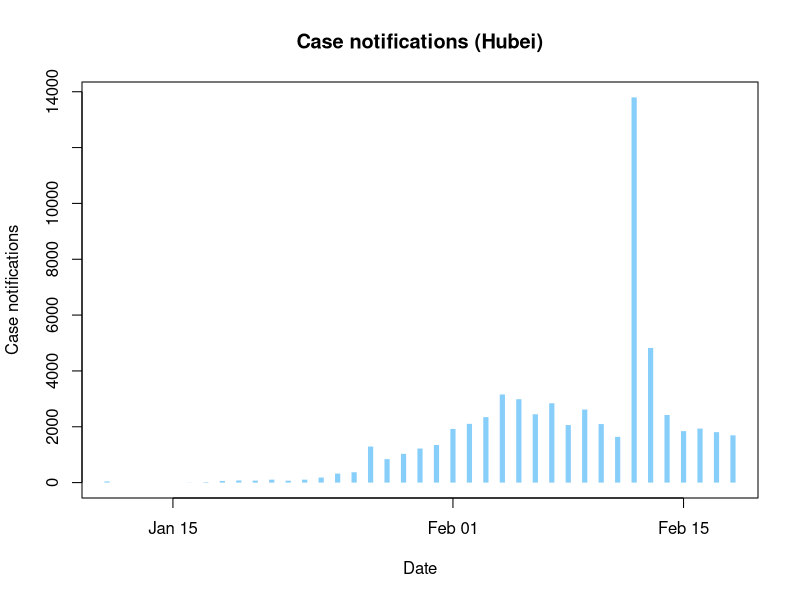
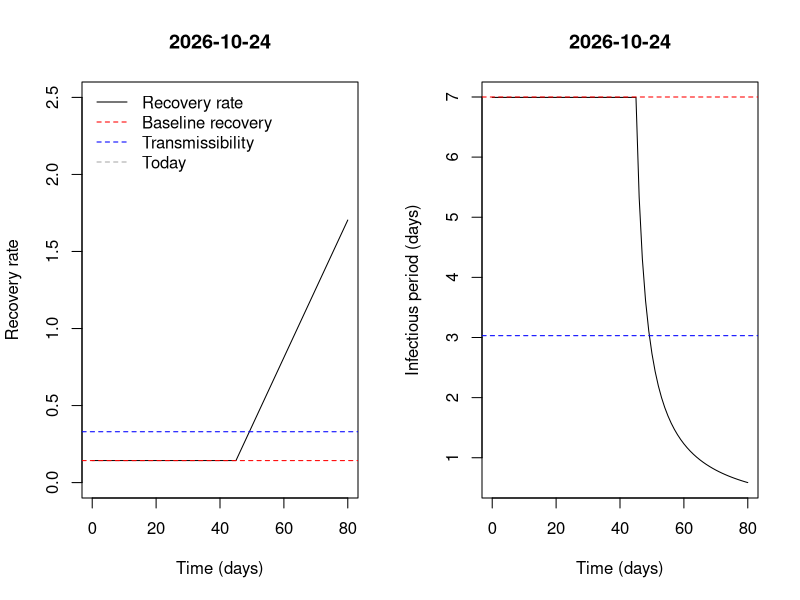
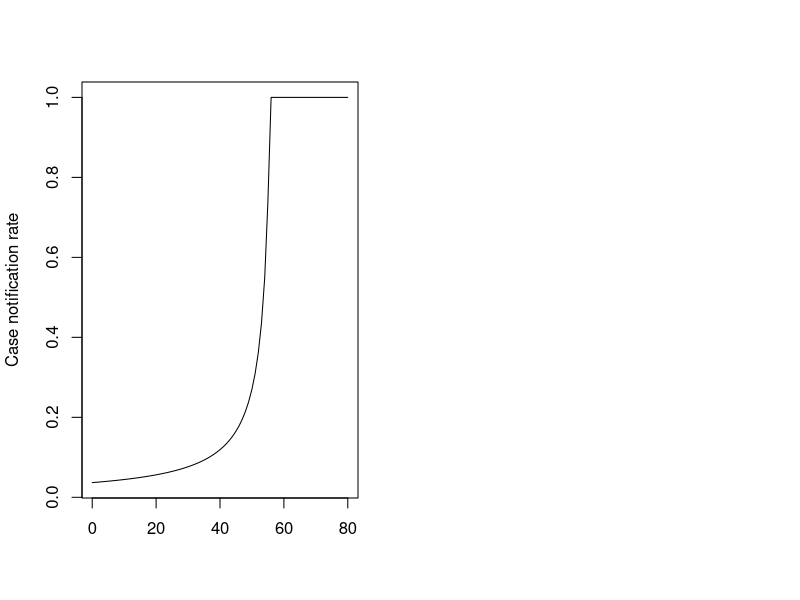

These charts were generated, in order, by the following R code: (Note: a time limit stopped this script after it produced the figures.)
## ---- chunk 1
knitr::opts_chunk$set(echo = TRUE, cache=TRUE)
## ---- chunk 2
today <- Sys.Date()
start <- as.Date('12/01/2019',format='%m/%d/%Y')
today.day <- today - start + 1
#data <- read.csv('china-province-data - cases.csv')
data <- read.csv('china-province-data - wikipedia-cases.csv')
  data[,1] <- as.Date(as.character(data[,1]), format='%m-%d-%Y')
  names(data)[1] <- 'date'


data.province <- data #head(data,-3)
#data.province$date <- as.Date(data.province$Date, format='%m-%d-%Y')
data.province[is.na(data.province)] <- 0
#data.province$total <- rowSums(data.province[,3:35])
data.province$total <- rowSums(data.province[,c(2:32)])
data.province$day <- data.province$date - start + 1  # Day 1 is given by "start"
data.province$cum.cases <- cumsum(data.province$total)

plot(data.province$date, data.province$Hubei, type='h', lwd=5, col='lightskyblue',
     lend='butt', xlab='Date', ylab='Case notifications', main='Case notifications (Hubei)')
## ---- chunk 3
onestep <- function (x, params) {  #function to calculate one step of stochastic SIR
  
  S <- x[2]                            #local variable for susceptibles
  
  E1 <- x[3]                           #exposed classes
  E2 <- x[4]
  E3 <- x[5]
  E4 <- x[6]
  E5 <- x[7]
  E6 <- x[8]
  
  I1 <- x[9]                           #detected infectious classes
  I2 <- x[10]
  I3 <- x[11]
  I4 <- x[12]
  
  Iu1 <- x[13]                           #undetected infectious classes
  Iu2 <- x[14]
  Iu3 <- x[15]
  Iu4 <- x[16]
  
  I.detected <-I1+I2+I3+I4
  I.undetected <- Iu1+Iu2+Iu3+Iu4
  I <- I1+I2+I3+I4+Iu1+Iu2+Iu3+Iu4     #total infections
  
  H <- x[17]                           #local variable for hospitalized
  Ru <- x[18]                          #local variable for undetected recovereds
  
  C <- x[19]    # local variable for notifications
 
  N <- S+E1+E2+E3+E4+E5+E6+I1+I2+I3+I4+Iu1+Iu2+Iu3+Iu4+H+Ru          # total size of population
  
  t <- x[20]                          #get current time
  
  
  with(                                #use with to simplify code
       as.list(params), 
       {
         gammai <- 4*gamma(z=z, b=b, a0=a0, t=as.numeric(t))  # multiplier 4 for pseudo stages
         sigmai <- 6*sigma  # multiplier 6 for pseudo stages
         etat <- eta(t)
        # betat <- beta(beta0, t)

         rates <- as.numeric(c(beta0*I.detected/N+beta0*c*I.undetected/N,                           # movements out of S
                    sigmai, sigmai, sigmai, sigmai, sigmai, sigmai,   # movements out of E
                    gammai, gammai, gammai, gammai,                   # movements out of I (detected)
                    b, b, b, b,                                       # movements out of I (undetected)
                    etat))

         states0 <- x[2:(length(x)-1)]
         
         # transition probabilities
         
         p <- matrix(0, nrow=length(rates),ncol=length(states0))                                     # matrix to hold transitions probs
                
         p[1,]  <- c(exp(-rates[1]*dt),1-exp(-rates[1]*dt), 0, 0, 0, 0, 0, 0, 0, 0, 0, 0, 0, 0, 0, 0, 0, 0)   # S-> E
         
         p[2,]  <- c(0, exp(-rates[2]*dt), 1-exp(-rates[2]*dt), 0, 0, 0, 0, 0, 0, 0, 0, 0, 0, 0, 0, 0, 0, 0)    # Transitions out of E
         p[3,]  <- c(0, 0, exp(-rates[3]*dt), 1-exp(-rates[3]*dt), 0, 0, 0, 0, 0, 0, 0, 0, 0, 0, 0, 0, 0, 0)    # Transitions out of E
         p[4,]  <- c(0, 0, 0, exp(-rates[4]*dt), 1-exp(-rates[4]*dt), 0, 0, 0, 0, 0, 0, 0, 0, 0, 0, 0, 0, 0)    # Transitions out of E
         p[5,]  <- c(0, 0, 0, 0, exp(-rates[5]*dt), 1-exp(-rates[5]*dt), 0, 0, 0, 0, 0, 0, 0, 0, 0, 0, 0, 0)    # Transitions out of E
         p[6,]  <- c(0, 0, 0, 0, 0, exp(-rates[6]*dt), 1-exp(-rates[6]*dt), 0, 0, 0, 0, 0, 0, 0, 0, 0, 0, 0)    # Transitions out of E
         p[7,]  <- c(0, 0, 0, 0, 0, 0, exp(-rates[7]*dt), (1-exp(-rates[7]*dt))*q(t,w), 0, 0, 0, (1-exp(-rates[7]*dt))*(1-q(t,w)), 0, 0, 0, 0, 0, 0)    # Transitions out of E
         
         p[8,]  <- c(0, 0, 0, 0, 0, 0, 0, exp(-rates[8]*dt), 1-exp(-rates[8]*dt), 0, 0, 0, 0, 0, 0, 0, 0, 0)    # Transitions out of I (detected)
         p[9,]  <- c(0, 0, 0, 0, 0, 0, 0, 0, exp(-rates[9]*dt), 1-exp(-rates[9]*dt), 0, 0, 0, 0, 0, 0, 0, 0)    # Transitions out of I
         p[10,] <- c(0, 0, 0, 0, 0, 0, 0, 0, 0, exp(-rates[10]*dt), 1-exp(-rates[10]*dt), 0, 0, 0, 0, 0, 0, 0)  # Transitions out of I
         p[11,] <- c(0, 0, 0, 0, 0, 0, 0, 0, 0, 0, exp(-rates[11]*dt), 0, 0, 0, 0, 1-exp(-rates[11]*dt), 0, 0)  # Transitions out of I -> H
         
         p[12,]  <- c(0, 0, 0, 0, 0, 0, 0, 0, 0, 0, 0,  exp(-rates[12]*dt), 1-exp(-rates[12]*dt), 0, 0, 0, 0, 0)    # Transitions out of I (undetected)
         p[13,]  <- c(0, 0, 0, 0, 0, 0, 0, 0, 0, 0, 0, 0,  exp(-rates[13]*dt), 1-exp(-rates[13]*dt), 0, 0, 0, 0)    # Transitions out of I
         p[14,] <- c(0, 0, 0, 0, 0, 0, 0, 0, 0, 0, 0, 0, 0,  exp(-rates[14]*dt), 1-exp(-rates[14]*dt), 0, 0, 0)  # Transitions out of I
         p[15,] <- c(0, 0, 0, 0, 0, 0, 0, 0, 0, 0, 0, 0, 0, 0,  exp(-rates[15]*dt), 0, 1-exp(-rates[15]*dt), 0)  # Transitions out of I -> R_u

          
         p[16,] <- c(0, 0, 0, 0, 0, 0, 0, 0, 0, 0, 0, 0, 0, 0, 0, exp(-rates[16]*dt), 0, 1-exp(-rates[16]*dt))  # Transitions R_d -> to C (notification)

         # update states
         
         states1 <- matrix(0, nrow=length(rates),ncol=length(states0))                                # matrix to hold future states

         for(i in 1:length(rates)){
           states1[i,] <- t(rmultinom(1, states0[i], p[i,])) 
         }
         
         states1 <- colSums(states1)
         states1[17] <- states1[17]+Ru  #add formerly Recovered undetected cases
         states1[18] <- states1[18]+C  #add formerly notified cases
         
         return(x <- c(dt, states1, tail(x,1)+dt))
       }
       )
}
## ---- chunk 4
model <- function (x, params, nstep) {  #function to simulate stochastic SIR
  output <- array(dim=c(nstep+1,length(x)))         #set up array to store results
  colnames(output) <- c("time","S",
                        "E1", "E2", "E3", "E4", "E5", "E6",
                        "I1", "I2", "I3", "I4", "Iu1", "Iu2", "Iu3", "Iu4",
                        "H", "Ru", "C", "cum.time") #name variables
  output[1,] <- x                           #first record of output is initial condition
  for (k in 1:nstep) {                      #iterate for nstep steps
    output[k+1,] <- x <- as.numeric(onestep(x,params))
  }
  output                                    #return output
}
## ---- chunk 5
evaluate.model <- function(params=list(beta0=0.657, sigma=1/6.4, z=45, b=0.143, a0=0.0446, w=40, c=1,  dt=0.05),
                                       init = list(S=59002000, E1=0, E2=0, E3=0, E4=0, E5=6, E6=0,
                                                   I1 = 1, I2= 0, I3=0, I4=0, Iu1=0, Iu2=0, Iu3=0, Iu4=0,
                                                   H=0, Ru=0, C=0),
                           nsims=2, nstep=NULL, start=as.Date("2019-12-01"),today=Sys.Date()){
  
  #popn size of Wuhan 11081000
  #popn size of Hubei 59002000
  if(is.null(nstep)) nstep <- (as.numeric(today-start)+1+14)/params$dt #run simulation from start to current time plus two weeks

  xstart <- c(time=0, unlist(init), cum.time = 0) #initial conditions

  data <- vector(mode='list',length=nsims) #initialize list to store the output

  for (k in 1:nsims) {              #simulate nsims times
    data[[k]] <- as.data.frame(model(xstart,params,nstep))
    data[[k]]$cum.time <- cumsum(data[[k]]$time)
    
  }

  return(data)
}
## ---- chunk 6
plot.model <- function(data, log='y'){
  
  # process data
  nsims <- length(data)
 
  for(i in 1:nsims) data[[i]]$I <- data[[i]]$I1 + data[[i]]$I2 + data[[i]]$I3 +
      data[[i]]$I4
  for(i in 1:nsims) data[[i]]$Iu <- data[[i]]$Iu1 + data[[i]]$Iu2 + data[[i]]$Iu3 +
      data[[i]]$Iu4
  for(i in 1:nsims) data[[i]]$E <- data[[i]]$E1 + data[[i]]$E2 + data[[i]]$E3 +
      data[[i]]$E4 + data[[i]]$E5 + data[[i]]$E6
  
  max.time<-data[[1]]$cum.time[max(which(data[[1]]$I>0))] #maximum time in first simulation
  max.y<-max(data[[1]]$C)       #find max total confirmed cases for plotting range
  
  # calculate means
  m1 <- m2 <- m3 <- m4 <- m5 <- matrix(nrow=length(data[[1]]$I), ncol=nsims)
  for(i in 1:nsims){
    m1[,i] <- data[[i]]$E
    m2[,i] <- data[[i]]$I+data[[i]]$Iu
   # m3[,i] <- data[[i]]$Iu
    m4[,i] <- data[[i]]$H
    m5[,i] <- data[[i]]$C
  }
  E.mean <- rowMeans(m1)
  I.mean <- rowMeans(m2)
 # Iu.mean <- rowMeans(m3)
  H.mean <- rowMeans(m4)
  C.mean <- rowMeans(m5)
  
  # colors
  E.col <- rgb(0,1,0,.25)
  I.col <- rgb(1,0,0,.25)
  Iu.col <- rgb(0.5, 0.5, 0, 0.25)
  H.col <- rgb(0,0,1,.25)
  C.col <- rgb(0,0,0,.25)
  E.mean.col <- rgb(0,1,0,1)
  I.mean.col <- rgb(1,0,0,1)
  Iu.mean.col <- rgb(0.5,0.5,0,1)
  H.mean.col <- rgb(0,0,1,1)
  C.mean.col <- rgb(0,0,0,1)
  
  #set up plot
  plot(I~cum.time,data=data[[1]],xlab='',ylab='Cases',col=1,
       xlim=c(0,max.time),ylim=c(1,max.y), type='n', lty=1, log=log, axes=FALSE) # set up plot
  
  # add data to plot
  day <- data.province$date - start
  lines(day, cumsum(data.province$Hubei), type='h', col='lightskyblue', lwd=3, lend='butt' )
  
  # plot spaghetti
  lines(E~cum.time,data=data[[1]], col=E.col, lty=1)
  lines(I+Iu~cum.time,data=data[[1]], col=I.col, lty=1)
 # lines(Iu~cum.time,data=data[[1]], col=Iu.col, lty=1)
  lines(H~cum.time,data=data[[1]], col=H.col, lty=1)
  lines(C~cum.time,data=data[[1]], col=C.col, lty=1, lwd=3)

 
  axis(1, at=seq(0,max.time,5), labels=format(start+seq(0,max.time,5), format= '%b %d'))
  axis(2)
  box()

  if(nsims > 1){
  for (k in 2:min(100,nsims)) {              #add multiple epidemics to plot
    lines(E~cum.time, data=data[[k]], col=E.col, type='l', lty=1)
    lines(I+Iu~cum.time, data=data[[k]], col=I.col, type='l', lty=1)
 #   lines(Iu~cum.time, data=data[[k]], col=Iu.col, type='l', lty=1)
    lines(H~cum.time, data=data[[k]], col=H.col, type='l', lty=1)
    lines(C~cum.time, data=data[[k]], col=C.col, type='l', lty=1, lwd=3)
  }
  
  # plot means
  lines(E.mean~cum.time, data=data[[k]], col=E.mean.col, lty=1)
  lines(I.mean~cum.time, data=data[[k]], col=I.mean.col, lty=1)  
#  lines(Iu.mean~cum.time, data=data[[k]], col=Iu.mean.col, lty=1)
  lines(H.mean~cum.time, data=data[[k]], col=H.mean.col, lty=1)
  lines(C.mean~cum.time, data=data[[k]], col=C.mean.col, lty=1)
  }

   legend('topleft', lty=c(1,1,1,1,1,1), lwd=c(1,1,1,1,3,3), bty='n', cex=0.75,
         col=c(E.col, I.col, H.col, C.col, 'lightskyblue'),
         legend=c('Latent cases', 'Infectious cases', 'Hospitalized', 
                  'Cumulative reported cases (Model)', 'Cumulative reported cases (Data)'))
}
## ---- chunk 7
plot.model2 <- function(data, log='y'){
  
  # process data
  nsims <- length(data)
 
  for(i in 1:nsims) data[[i]]$I <- data[[i]]$I1 + data[[i]]$I2 + data[[i]]$I3 +
      data[[i]]$I4
  for(i in 1:nsims) data[[i]]$Iu <- data[[i]]$Iu1 + data[[i]]$Iu2 + data[[i]]$Iu3 +
      data[[i]]$Iu4
  for(i in 1:nsims) data[[i]]$E <- data[[i]]$E1 + data[[i]]$E2 + data[[i]]$E3 +
      data[[i]]$E4 + data[[i]]$E5 + data[[i]]$E6
  
  max.time<-data[[1]]$cum.time[max(which(data[[1]]$I>0))] #maximum time in first simulation
  #max.y<-max(data[[1]]$Q)       #find max total confirmed cases for plotting range
  max.y <- max(unlist(lapply(data, FUN=function(x) max(x$C))))
  
  # calculate means
  m1 <- m2 <- m3 <- m4 <- m5 <- matrix(nrow=length(data[[1]]$I), ncol=nsims)
  for(i in 1:nsims){
    m1[,i] <- data[[i]]$E
    m2[,i] <- data[[i]]$I
    m3[,i] <- data[[i]]$Iu
    m4[,i] <- data[[i]]$H
    m5[,i] <- data[[i]]$C
  }
  
  observed <- m5
  unobserved <- m1 + m2 + m3 + m4
  
  obs.mean <- rowMeans(observed)
  unobs.mean <- rowMeans(unobserved)
  cum.time <- data[[1]]$cum.time
  
  # colors
  E.col <- rgb(0,1,0,.25)
  I.col <- rgb(1,0,0,.25)
  Iu.col <- rgb(0.5, 0.5, 0, 0.25)
  H.col <- rgb(0,0,1,.25)
  C.col <- rgb(0,0,0,.25)
  E.mean.col <- rgb(0,1,0,1)
  I.mean.col <- rgb(1,0,0,1)
  Iu.mean.col <- rgb(0.5,0.5,0,1)
  H.mean.col <- rgb(0,0,1,1)
  C.mean.col <- rgb(0,0,0,1)
  
  #set up plot
  plot(obs.mean~cum.time, xlab='',ylab='Cases',col=1,
       xlim=c(0,max.time),ylim=c(1,max.y), type='n', lty=1, log=log, axes=FALSE) # set up plot
  
  # add data to plot
  day <- data.province$date - start
  lines(day, cumsum(data.province$Hubei), type='h', col='lightskyblue', lwd=3, lend='butt' )
  
  # plot spaghetti
  lines(unobserved[,1]~cum.time, col=E.col, lty=1)
  lines(observed[,1]~cum.time, col=C.col, lty=1, lwd=1)
 
  axis(1, at=seq(0,max.time,5), labels=format(start+seq(0,max.time,5), format= '%b %d'))
  axis(2)
  box()

  if(nsims > 1){
  for (k in 2:min(100,nsims)) {              #add multiple epidemics to plot
    lines(unobserved[,k]~cum.time,  col=E.col, type='l', lty=1)
    lines(observed[,k]~cum.time, col=C.col, type='l', lty=1, lwd=1)
  }
  
  # plot means
  lines(unobs.mean~cum.time, col=E.mean.col, lty=1)
  lines(obs.mean~cum.time, col=C.mean.col, lty=1)
  }

   legend('topleft', lty=c(1,1,1), lwd=c(1,1,3), bty='n', cex=0.75,
         col=c(E.col, C.col, 'lightskyblue'),
         legend=c('Unobserved cases', 'Cumulative reported cases (Model)', 'Cumulative reported cases (Data)'))
}
## ---- chunk 8
plot.summary <- function(data){
   # process data
  nsims <- length(data)
 
  for(i in 1:nsims) data[[i]]$I <- data[[i]]$I1 + data[[i]]$I2 + data[[i]]$I3 +
      data[[i]]$I4
  for(i in 1:nsims) data[[i]]$Iu <- data[[i]]$Iu1 + data[[i]]$Iu2 + data[[i]]$Iu3 +
      data[[i]]$Iu4
  for(i in 1:nsims) data[[i]]$E <- data[[i]]$E1 + data[[i]]$E2 + data[[i]]$E3 +
      data[[i]]$E4 + data[[i]]$E5 + data[[i]]$E6
  
  max.time<-data[[1]]$cum.time[max(which(data[[1]]$I>0))] #maximum time in first simulation
  max.y<-max(data[[1]]$I)       #find max total confirmed cases for plotting range
  
  # calculate means
  m1 <- m2 <- m3 <- m4 <- m5 <- matrix(nrow=length(data[[1]]$I), ncol=nsims)
  for(i in 1:nsims){
    m1[,i] <- data[[i]]$E
    m2[,i] <- data[[i]]$I
    m3[,i] <- data[[i]]$Iu
    m4[,i] <- data[[i]]$H
    m5[,i] <- data[[i]]$C
  }
  E.mean <- rowMeans(m1)
  I.mean <- rowMeans(m2)
  Iu.mean <- rowMeans(m3)
  H.mean <- rowMeans(m4)
  C.mean <- rowMeans(m5)
  
  # colors
  E.col <- rgb(0,1,0,.25)
  I.col <- rgb(1,0,0,.25)
  Iu.col <- rgb(0.5, 0.5, 0, 0.25)
  H.col <- rgb(0,0,1,.25)
  C.col <- rgb(0,0,0,.25)
  E.mean.col <- rgb(0,1,0,1)
  I.mean.col <- rgb(1,0,0,1)
  Iu.mean.col <- rgb(0.5,0.5,0,1)
  H.mean.col <- rgb(0,0,1,1)
  C.mean.col <- rgb(0,0,0,1)
  
  #set up plot
  j <- max(which(data[[1]]$time < today.day))
  
  h1 <- hist(log10(m1[j,]+m2[j,]+m3[j,]+m4[j,]), plot=FALSE)  # total unnotifed cases in the community is E+I+Iu+H
  h2 <- hist(log10(m5[j,]), plot=FALSE)         # total case notifications
  
  xlim <- c(floor(min(c(h1$mids, h2$mids))),ceiling(max(c(h1$mids, h2$mids))))
  ylim <- c(0, ceiling(max(c(h1$density, h2$density))))
  
  plot(xlim, ylim, type='n', axes=FALSE, xlab='Outbreak size', ylab='Probability density', main=paste('Total observed and unobserved cases as of', today))
  lines(h1$mids, h1$density, type='l', lwd=3, lend='butt', col=rgb(0.5,0.5,0, 0.5))
  lines(h2$mids, h2$density, type='l', lwd=3, lend='butt', col=C.col)
  legend('topleft', lty=1, col = c(rgb(0.5,0.5,0, 0.5), C.col), legend=c('Unobserved cases', 'Case notifications'), bty='n')
  axis(1, seq(min(xlim), max(xlim), by=1), labels=formatC(10^seq(min(xlim), max(xlim), by=1), format='d', big.mark=","))
  box()
}
## ---- chunk 9
plot.fit <- function(data){
  sims <- length(data)

  new.cases <- diff(data[[1]]$C)     # calculate new cases 
  days <- tail(ceiling(data[[1]]$cum.time),-1)  # get day numbers, drop time 0
  epicurve <- aggregate(new.cases,by=list(days), FUN=sum)
  names(epicurve) <- c('day','model')
  hubei <- data.frame(day =data.province$date - start, observed.cases = data.province$Hubei)
  plot.data <- merge(hubei,epicurve, all=TRUE)
  plot.data$day <- as.numeric(plot.data$day)
  plot.data[is.na(plot.data)] <- 0

  for(i in 2:sims){
    new.cases <- diff(data[[i]]$C)     # calculate new cases 
    days <- tail(ceiling(data[[i]]$cum.time),-1)  # get day numbers, drop time 0
    epicurve <- aggregate(new.cases,by=list(days), FUN=sum)
    plot.data[,(i+2)] <- epicurve$x
  }
  
  plot.data$lo <- 0
  plot.data$hi <- 0
  plot.data$mean <- 0
  
  for(i in 1:dim(plot.data)[1]){
    plot.data$lo[i] <- quantile(plot.data[i, 3:(sims+2)], probs=c(0.25))
    plot.data$hi[i] <- quantile(plot.data[i, 3:(sims+2)], probs=c(0.75))
    plot.data$mean[i] <- mean(as.numeric(plot.data[i, 3:(sims+2)]))
  }

  par(mfrow=c(1,2))
  plot(plot.data$day, plot.data$observed.cases, type='p', col='black', pch=20, cex=0.7,
       xlab='Day', ylab='Cases')
  for(i in 1:dim(plot.data)[1]) lines(rep(plot.data$day[i],2),c(plot.data$lo[i],plot.data$hi[i]), col='grey')
  
  plot(plot.data$model, plot.data$observed.cases, pch=20, cex=0.5,
       xlab='Model prediction',
       ylab='Observed cases in Hubei',
       xlim=c(0,max(plot.data$model)), ylim=c(0,max(plot.data$model)))
  
  abline(0,1)
  
  for(i in 4:(sims+4)) points(plot.data[,i], plot.data$observed.cases, pch=20, cex=0.5)
  
  mse <- mean((plot.data$observed.cases[-c(73,74)]-plot.data$mean[-c(73,74)])^2)  # mean squared error dropping two outliers
  
}
## ---- chunk 10
gamma <- function(z = 45, b=0.143, a0=0.0446, t){
  # linear function
  # default parameters z = 50, b=1/7, a0=0.3 from Paige Miller analysis; revised 2/1/20 based on updated analysis
  #    z: time at start of intervention (notionally Jan 19, 50 days after notional start on Dec 1 and the date of expanded testing in Wuhan)
  #    b: intercept (positive)
  #    a0: slope parameter (units of days, positive) -- original analysis had set to 0.03, but this doesn't seem fast enough
  #    t: time in the model
  
  gamma <- ifelse(t<=z, gamma <- b, gamma <- b + a0*(t-z))
  return(gamma)
}
## ---- chunk 11
t <- seq(0, 80)
g <- gamma(t=t)
par(mfrow=c(1,2))
plot(t,g, type='l', xlab='Time (days)', ylab='Recovery rate', ylim=c(0,2.5), main=today)
abline(h=1/7, lty=2, col='red')
abline(h=0.33, lty=2, col='blue')
abline(v=today.day, lty=2, col='darkgrey')
legend('topleft', col=c('black','red','blue','darkgrey'), lty=c(1,2,2,2), bty='n',
       legend=c('Recovery rate','Baseline recovery','Transmissibility','Today'))
plot(t, 1/g, type='l', xlab='Time (days)', ylab='Infectious period (days)', main=today)
abline(h=7, lty=2, col='red')
abline(h=1/0.33, lty=2, col='blue')
abline(v=today.day, lty=2, col='darkgrey')
## ---- chunk 12
eta <- function(t) ifelse(t<=55,1/(-0.47*t+27.2),1)
plot(t, eta(t), type='l', xlab='', ylab='Case notification rate')
abline(v=today.day, lty=2, col='darkgrey')
text(today.day, 0.8, labels = paste('Today:',today), pos=4, col='darkgrey', cex=0.8)
## ---- chunk 13
fever.clinic <- as.Date('2020-01-09')
w <- fever.clinic-start+1
q <- function(t, w=50, q0=0.11, q1=0.98) ifelse(t<=w,q0,q1)
## ---- chunk 14
start <- as.Date('12/01/2019',format='%m/%d/%Y')
set.seed(1292020)                #set seed
out1 <- evaluate.model(params=list(beta0=0.657, sigma=1/6.4, z=45, b=0.143, a0=0.0446, w=40, c=1,  dt=0.05),
                       init = list(S=59002000,
                                 E1=0, E2=0, E3=0, E4=0, E5=0, E6=0,
                                 I1=1, I2=0, I3=0, I4=0, Iu1=0, Iu2=0, Iu3=0, Iu4=0, 
                                 R=0, Ru=0, Q=0),
                     nsims=25, nstep=NULL, start=start)
plot.model(out1, log='y')
plot.model2(out1, log='y')
#plot.summary(out1)
plot.fit(out1)
## ---- chunk 15
start <- as.Date('11/15/2019',format='%m/%d/%Y')
set.seed(1292020)                #set seed
out2 <- evaluate.model(params=list(beta0=0.657, sigma=1/6.4, z=56, b=0.143, a0=0.0446, w=56, c=1, dt=0.05),
                       init = list(S=59002000,
                                 E1=0, E2=0, E3=0, E4=0, E5=0, E6=0,
                                 I1=1, I2=0, I3=0, I4=0, Iu1=0, Iu2=0, Iu3=0, Iu4=0, 
                                 R=0, Ru=0, Q=0),
                     nsims=25, nstep=NULL, start=start, today=today)
plot.model2(out2)
#plot.summary(out3)
## ---- chunk 16
start <- as.Date('12/15/2019',format='%m/%d/%Y')
set.seed(1252020)                #set seed
out3 <- evaluate.model(params=list(beta0=0.657, sigma=1/6.4, z=30, b=0.143, a0=0.0446, w=26, c=1, dt=0.05),
                       init = list(S=59002000,
                                 E1=5, E2=5, E3=5, E4=5, E5=5, E6=5,
                                 I1=1, I2=0, I3=0, I4=0, Iu1=0, Iu2=0, Iu3=0, Iu4=0, 
                                 R=0, Ru=0, Q=0),
                     nsims=25, nstep=NULL, start=start, today=today)
plot.model2(out3)
## ---- chunk 17
start <- as.Date('12/01/2019',format='%m/%d/%Y')
set.seed(1252020)                #set seed
out4 <- evaluate.model(params=list(beta0=0.657, sigma=1/6.4, z=3000, b=0.143, a0=0.0446, w=40, c=1, dt=0.05),
                       init = list(S=59002000,
                                 E1=0, E2=0, E3=0, E4=0, E5=0, E6=0,
                                 I1=1, I2=0, I3=0, I4=0, Iu1=0, Iu2=0, Iu3=0, Iu4=0, 
                                 R=0, Ru=0, Q=0),
                     nsims=25, nstep=NULL, start=start, today=today)
plot.model2(out4)
## ---- chunk 18
start <- as.Date('12/01/2019',format='%m/%d/%Y')
set.seed(1292020)                #set seed
out5 <- evaluate.model(params=list(beta0=0.657, sigma=1/6.4, z=45, b=0.143, a0=0.0446, w=40, c=0.52,  dt=0.05), init = list(S=59002000,
                                 E1=0, E2=0, E3=0, E4=0, E5=0, E6=0,
                                 I1=1, I2=0, I3=0, I4=0, Iu1=0, Iu2=0, Iu3=0, Iu4=0, 
                                 R=0, Ru=0, Q=0),
                     nsims=25, nstep=NULL, start=start)
#plot.model(out5, log='y')
plot.model2(out5, log='y')
## ---- chunk 19
#this version of the model allows latent infections to transmit
onestep <- function (x, params) {  #function to calculate one step of stochastic SIR
  
  S <- x[2]                            #local variable for susceptibles
  
  E1 <- x[3]                           #exposed classes
  E2 <- x[4]
  E3 <- x[5]
  E4 <- x[6]
  E5 <- x[7]
  E6 <- x[8]
  
  E <- E1+E2+E3+E4+E5+E6
  
  I1 <- x[9]                           #detected infectious classes
  I2 <- x[10]
  I3 <- x[11]
  I4 <- x[12]
  
  Iu1 <- x[13]                           #undetected infectious classes
  Iu2 <- x[14]
  Iu3 <- x[15]
  Iu4 <- x[16]
  
  I.detected <-I1+I2+I3+I4
  I.undetected <- Iu1+Iu2+Iu3+Iu4
  I <- I1+I2+I3+I4+Iu1+Iu2+Iu3+Iu4     #total infections
  
  H <- x[17]                           #local variable for hospitalized
  Ru <- x[18]                          #local variable for undetected recovereds
  
  C <- x[19]    # local variable for notifications
 
  N <- S+E1+E2+E3+E4+E5+E6+I1+I2+I3+I4+Iu1+Iu2+Iu3+Iu4+H+Ru          # total size of population
  
  t <- x[20]                          #get current time
  
  
  with(                                #use with to simplify code
       as.list(params), 
       {
         gammai <- 4*gamma(z=z, b=b, a0=a0, t=as.numeric(t))  # multiplier 4 for pseudo stages
         sigmai <- 6*sigma  # multiplier 6 for pseudo stages
         etat <- eta(t)
        # betat <- beta(beta0, t)

         rates <- as.numeric(c(beta0*I.detected/N+beta0*c*I.undetected/N+beta0*c*E/N,                           # movements out of S
                    sigmai, sigmai, sigmai, sigmai, sigmai, sigmai,   # movements out of E
                    gammai, gammai, gammai, gammai,                   # movements out of I (detected)
                    b, b, b, b,                                       # movements out of I (undetected)
                    etat))

         states0 <- x[2:(length(x)-1)]
         
         # transition probabilities
         
         p <- matrix(0, nrow=length(rates),ncol=length(states0))                                     # matrix to hold transitions probs
                
         p[1,]  <- c(exp(-rates[1]*dt),1-exp(-rates[1]*dt), 0, 0, 0, 0, 0, 0, 0, 0, 0, 0, 0, 0, 0, 0, 0, 0)   # S-> E
         
         p[2,]  <- c(0, exp(-rates[2]*dt), 1-exp(-rates[2]*dt), 0, 0, 0, 0, 0, 0, 0, 0, 0, 0, 0, 0, 0, 0, 0)    # Transitions out of E
         p[3,]  <- c(0, 0, exp(-rates[3]*dt), 1-exp(-rates[3]*dt), 0, 0, 0, 0, 0, 0, 0, 0, 0, 0, 0, 0, 0, 0)    # Transitions out of E
         p[4,]  <- c(0, 0, 0, exp(-rates[4]*dt), 1-exp(-rates[4]*dt), 0, 0, 0, 0, 0, 0, 0, 0, 0, 0, 0, 0, 0)    # Transitions out of E
         p[5,]  <- c(0, 0, 0, 0, exp(-rates[5]*dt), 1-exp(-rates[5]*dt), 0, 0, 0, 0, 0, 0, 0, 0, 0, 0, 0, 0)    # Transitions out of E
         p[6,]  <- c(0, 0, 0, 0, 0, exp(-rates[6]*dt), 1-exp(-rates[6]*dt), 0, 0, 0, 0, 0, 0, 0, 0, 0, 0, 0)    # Transitions out of E
         p[7,]  <- c(0, 0, 0, 0, 0, 0, exp(-rates[7]*dt), (1-exp(-rates[7]*dt))*q(t,w), 0, 0, 0, (1-exp(-rates[7]*dt))*(1-q(t,w)), 0, 0, 0, 0, 0, 0)    # Transitions out of E
         
         p[8,]  <- c(0, 0, 0, 0, 0, 0, 0, exp(-rates[8]*dt), 1-exp(-rates[8]*dt), 0, 0, 0, 0, 0, 0, 0, 0, 0)    # Transitions out of I (detected)
         p[9,]  <- c(0, 0, 0, 0, 0, 0, 0, 0, exp(-rates[9]*dt), 1-exp(-rates[9]*dt), 0, 0, 0, 0, 0, 0, 0, 0)    # Transitions out of I
         p[10,] <- c(0, 0, 0, 0, 0, 0, 0, 0, 0, exp(-rates[10]*dt), 1-exp(-rates[10]*dt), 0, 0, 0, 0, 0, 0, 0)  # Transitions out of I
         p[11,] <- c(0, 0, 0, 0, 0, 0, 0, 0, 0, 0, exp(-rates[11]*dt), 0, 0, 0, 0, 1-exp(-rates[11]*dt), 0, 0)  # Transitions out of I -> H
         
         p[12,]  <- c(0, 0, 0, 0, 0, 0, 0, 0, 0, 0, 0,  exp(-rates[12]*dt), 1-exp(-rates[12]*dt), 0, 0, 0, 0, 0)    # Transitions out of I (undetected)
         p[13,]  <- c(0, 0, 0, 0, 0, 0, 0, 0, 0, 0, 0, 0,  exp(-rates[13]*dt), 1-exp(-rates[13]*dt), 0, 0, 0, 0)    # Transitions out of I
         p[14,] <- c(0, 0, 0, 0, 0, 0, 0, 0, 0, 0, 0, 0, 0,  exp(-rates[14]*dt), 1-exp(-rates[14]*dt), 0, 0, 0)  # Transitions out of I
         p[15,] <- c(0, 0, 0, 0, 0, 0, 0, 0, 0, 0, 0, 0, 0, 0,  exp(-rates[15]*dt), 0, 1-exp(-rates[15]*dt), 0)  # Transitions out of I -> R_u

          
         p[16,] <- c(0, 0, 0, 0, 0, 0, 0, 0, 0, 0, 0, 0, 0, 0, 0, exp(-rates[16]*dt), 0, 1-exp(-rates[16]*dt))  # Transitions R_d -> to C (notification)

         # update states
         
         states1 <- matrix(0, nrow=length(rates),ncol=length(states0))                                # matrix to hold future states

         for(i in 1:length(rates)){
           states1[i,] <- t(rmultinom(1, states0[i], p[i,])) 
         }
         
         states1 <- colSums(states1)
         states1[17] <- states1[17]+Ru  #add formerly Recovered undetected cases
         states1[18] <- states1[18]+C  #add formerly notified cases
         
         return(x <- c(dt, states1, tail(x,1)+dt))
       }
       )
}
## ---- chunk 20
start <- as.Date('12/01/2019',format='%m/%d/%Y')
set.seed(1292020)                #set seed
out6 <- evaluate.model(init = list(S=59002000,
                                 E1=0, E2=0, E3=0, E4=0, E5=0, E6=0,
                                 I1=1, I2=0, I3=0, I4=0, Iu1=0, Iu2=0, Iu3=0, Iu4=0, 
                                 R=0, Ru=0, Q=0),
                     nsims=25, nstep=NULL, start=start)
#plot.model(out5, log='y')
plot.model2(out6, log='y')
